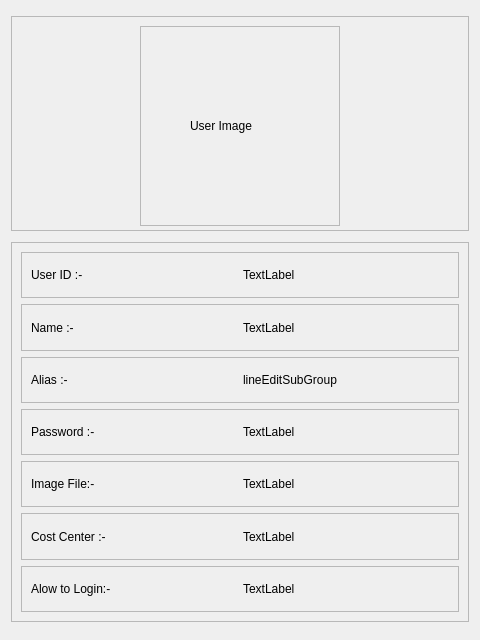
<?xml version="1.0" encoding="UTF-8"?>
<ui version="4.0">
 <class>UserDetails</class>
 <widget class="QDialog" name="UserDetails">
  <property name="geometry">
   <rect>
    <x>0</x>
    <y>0</y>
    <width>480</width>
    <height>640</height>
   </rect>
  </property>
  <property name="windowTitle">
   <string>Dialog</string>
  </property>
  <layout class="QHBoxLayout" name="horizontalLayout_19">
   <item>
    <layout class="QVBoxLayout" name="verticalLayout">
     <item>
      <widget class="QFrame" name="frame">
       <property name="maximumSize">
        <size>
         <width>16777215</width>
         <height>215</height>
        </size>
       </property>
       <property name="frameShape">
        <enum>QFrame::StyledPanel</enum>
       </property>
       <property name="frameShadow">
        <enum>QFrame::Raised</enum>
       </property>
       <layout class="QHBoxLayout" name="horizontalLayout_2">
        <item>
         <spacer name="horizontalSpacer">
          <property name="orientation">
           <enum>Qt::Horizontal</enum>
          </property>
          <property name="sizeHint" stdset="0">
           <size>
            <width>107</width>
            <height>20</height>
           </size>
          </property>
         </spacer>
        </item>
        <item>
         <widget class="QFrame" name="frame_2">
          <property name="minimumSize">
           <size>
            <width>200</width>
            <height>200</height>
           </size>
          </property>
          <property name="maximumSize">
           <size>
            <width>16777215</width>
            <height>16777213</height>
           </size>
          </property>
          <property name="frameShape">
           <enum>QFrame::StyledPanel</enum>
          </property>
          <property name="frameShadow">
           <enum>QFrame::Raised</enum>
          </property>
          <layout class="QHBoxLayout" name="horizontalLayout">
           <item>
            <widget class="QLabel" name="imageDisplay">
             <property name="maximumSize">
              <size>
               <width>100</width>
               <height>100</height>
              </size>
             </property>
             <property name="text">
              <string>User Image</string>
             </property>
             <property name="scaledContents">
              <bool>true</bool>
             </property>
            </widget>
           </item>
          </layout>
         </widget>
        </item>
        <item>
         <spacer name="horizontalSpacer_2">
          <property name="orientation">
           <enum>Qt::Horizontal</enum>
          </property>
          <property name="sizeHint" stdset="0">
           <size>
            <width>107</width>
            <height>20</height>
           </size>
          </property>
         </spacer>
        </item>
       </layout>
      </widget>
     </item>
     <item>
      <widget class="QScrollArea" name="scrollArea">
       <property name="maximumSize">
        <size>
         <width>16777215</width>
         <height>380</height>
        </size>
       </property>
       <property name="widgetResizable">
        <bool>true</bool>
       </property>
       <widget class="QWidget" name="scrollAreaWidgetContents">
        <property name="geometry">
         <rect>
          <x>0</x>
          <y>0</y>
          <width>454</width>
          <height>378</height>
         </rect>
        </property>
        <layout class="QVBoxLayout" name="verticalLayout_2">
         <item>
          <widget class="QFrame" name="frame_10">
           <property name="frameShape">
            <enum>QFrame::StyledPanel</enum>
           </property>
           <property name="frameShadow">
            <enum>QFrame::Raised</enum>
           </property>
           <layout class="QHBoxLayout" name="horizontalLayout_9">
            <item>
             <widget class="QLabel" name="label_9">
              <property name="text">
               <string>User ID :-                           </string>
              </property>
             </widget>
            </item>
            <item>
             <widget class="QLabel" name="UserID">
              <property name="text">
               <string>TextLabel</string>
              </property>
             </widget>
            </item>
           </layout>
          </widget>
         </item>
         <item>
          <widget class="QFrame" name="frame_11">
           <property name="frameShape">
            <enum>QFrame::StyledPanel</enum>
           </property>
           <property name="frameShadow">
            <enum>QFrame::Raised</enum>
           </property>
           <layout class="QHBoxLayout" name="horizontalLayout_10">
            <item>
             <widget class="QLabel" name="label_10">
              <property name="text">
               <string>Name :-                 </string>
              </property>
             </widget>
            </item>
            <item>
             <widget class="QLabel" name="Name">
              <property name="text">
               <string>TextLabel</string>
              </property>
             </widget>
            </item>
           </layout>
          </widget>
         </item>
         <item>
          <widget class="QFrame" name="frame_4">
           <property name="frameShape">
            <enum>QFrame::StyledPanel</enum>
           </property>
           <property name="frameShadow">
            <enum>QFrame::Raised</enum>
           </property>
           <layout class="QHBoxLayout" name="horizontalLayout_4">
            <item>
             <widget class="QLabel" name="label_3">
              <property name="text">
               <string>Alias :-        </string>
              </property>
             </widget>
            </item>
            <item>
             <widget class="QLabel" name="Alias">
              <property name="text">
               <string>lineEditSubGroup</string>
              </property>
             </widget>
            </item>
           </layout>
          </widget>
         </item>
         <item>
          <widget class="QFrame" name="frame_7">
           <property name="frameShape">
            <enum>QFrame::StyledPanel</enum>
           </property>
           <property name="frameShadow">
            <enum>QFrame::Raised</enum>
           </property>
           <layout class="QHBoxLayout" name="horizontalLayout_6">
            <item>
             <widget class="QLabel" name="label_6">
              <property name="text">
               <string>Password :-</string>
              </property>
             </widget>
            </item>
            <item>
             <widget class="QLabel" name="Password">
              <property name="text">
               <string>TextLabel</string>
              </property>
             </widget>
            </item>
           </layout>
          </widget>
         </item>
         <item>
          <widget class="QFrame" name="frame_5">
           <property name="frameShape">
            <enum>QFrame::StyledPanel</enum>
           </property>
           <property name="frameShadow">
            <enum>QFrame::Raised</enum>
           </property>
           <layout class="QHBoxLayout" name="horizontalLayout_5">
            <item>
             <widget class="QLabel" name="label_4">
              <property name="text">
               <string>Image File:-                    </string>
              </property>
             </widget>
            </item>
            <item>
             <widget class="QLabel" name="ImageFile">
              <property name="text">
               <string>TextLabel</string>
              </property>
             </widget>
            </item>
           </layout>
          </widget>
         </item>
         <item>
          <widget class="QFrame" name="frame_8">
           <property name="frameShape">
            <enum>QFrame::StyledPanel</enum>
           </property>
           <property name="frameShadow">
            <enum>QFrame::Raised</enum>
           </property>
           <layout class="QHBoxLayout" name="horizontalLayout_12">
            <item>
             <widget class="QLabel" name="label_12">
              <property name="text">
               <string>Cost Center :-           </string>
              </property>
             </widget>
            </item>
            <item>
             <widget class="QLabel" name="CostCenter">
              <property name="text">
               <string>TextLabel</string>
              </property>
             </widget>
            </item>
           </layout>
          </widget>
         </item>
         <item>
          <widget class="QFrame" name="frame_6">
           <property name="frameShape">
            <enum>QFrame::StyledPanel</enum>
           </property>
           <property name="frameShadow">
            <enum>QFrame::Raised</enum>
           </property>
           <layout class="QHBoxLayout" name="horizontalLayout_7">
            <item>
             <widget class="QLabel" name="label_5">
              <property name="text">
               <string>Alow to Login:-                  </string>
              </property>
             </widget>
            </item>
            <item>
             <widget class="QLabel" name="AlowToLogin">
              <property name="text">
               <string>TextLabel</string>
              </property>
             </widget>
            </item>
           </layout>
          </widget>
         </item>
        </layout>
       </widget>
      </widget>
     </item>
    </layout>
   </item>
  </layout>
 </widget>
 <resources/>
 <connections/>
</ui>
